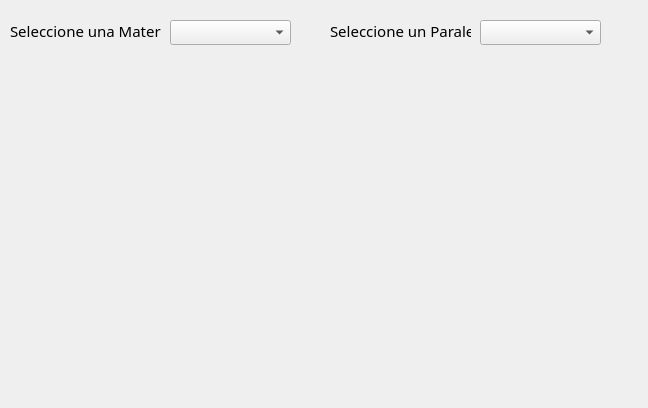
<?xml version="1.0" encoding="UTF-8"?>
<ui version="4.0">
 <class>EditorRegistros</class>
 <widget class="QDialog" name="EditorRegistros">
  <property name="geometry">
   <rect>
    <x>0</x>
    <y>0</y>
    <width>648</width>
    <height>408</height>
   </rect>
  </property>
  <property name="font">
   <font>
    <family>Segoe MDL2 Assets</family>
    <pointsize>11</pointsize>
   </font>
  </property>
  <property name="windowTitle">
   <string>Editor de Registros</string>
  </property>
  <widget class="QComboBox" name="comboBox">
   <property name="geometry">
    <rect>
     <x>170</x>
     <y>20</y>
     <width>121</width>
     <height>25</height>
    </rect>
   </property>
   <property name="cursor">
    <cursorShape>PointingHandCursor</cursorShape>
   </property>
  </widget>
  <widget class="QComboBox" name="comboBox_2">
   <property name="geometry">
    <rect>
     <x>480</x>
     <y>20</y>
     <width>121</width>
     <height>25</height>
    </rect>
   </property>
   <property name="cursor">
    <cursorShape>PointingHandCursor</cursorShape>
   </property>
  </widget>
  <widget class="QLabel" name="label">
   <property name="geometry">
    <rect>
     <x>10</x>
     <y>20</y>
     <width>151</width>
     <height>21</height>
    </rect>
   </property>
   <property name="text">
    <string>Seleccione una Materia</string>
   </property>
  </widget>
  <widget class="QLabel" name="label_2">
   <property name="geometry">
    <rect>
     <x>330</x>
     <y>20</y>
     <width>141</width>
     <height>21</height>
    </rect>
   </property>
   <property name="text">
    <string>Seleccione un Paralelo</string>
   </property>
  </widget>
 </widget>
 <resources/>
 <connections/>
</ui>
